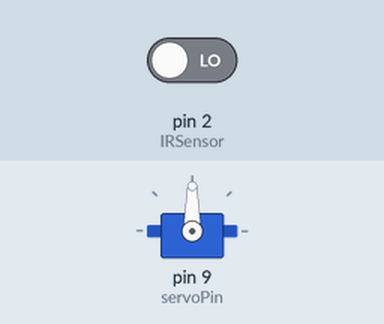
Bench run of a sketch on a simulated Arduino Uno, built with avr-gcc and run on an emulated ATmega328P. On the bench: servo. The inputs (shaded band) are chosen by the test bench; at power-on: pin 2 (IRSensor) LOW. What the sketch prints to the serial monitor is not drawn.

Above: at 1.2 s.
1.3 s: pin 2 (IRSensor) driven HIGH
At 1.45 s:
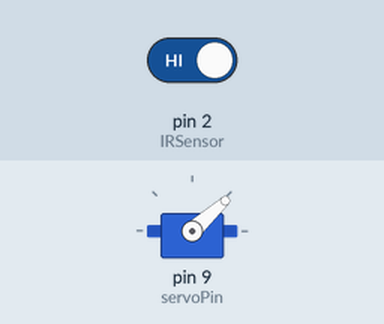
At 2.05 s:
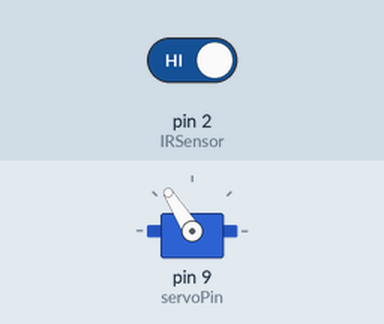
4.3 s: pin 2 (IRSensor) driven LOW
At 5.0 s:
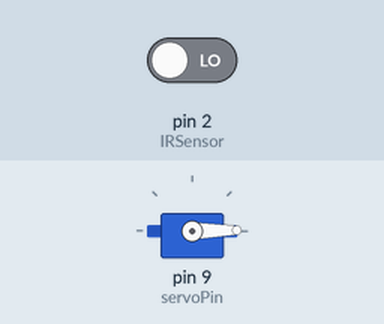
Timing chart, 0 to 7.3 s (numbered marks = the images above; inputs shaded):
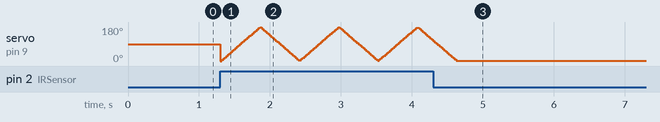

Measured:
- after the input at 4.3 s, servo on pin 9 (servoPin): goes on until 4.6 s, then stays 1°

The sketch:

part_c_code.ino.ino
```cpp
/// i have written this code..this code is not exacly similar to what was asked in the question. but i know only how a motor and an IR sensor
/// can work together. like when the IR sensor is detecting something motor is not moving otherwise it is spinning back and forth.

#include <Servo.h>

int servoPin = 9; // define the pin for the servo motor
Servo servo;
int angle = 0;  // servo's initial position in degrees
int IRSensor=2;
void setup() {
  Serial.begin(115200);
  Serial.println("Serial Working");

  pinMode(IRSensor,INPUT);
  servo.attach(servoPin);
  // put your setup code here, to run once:

}

void loop() {
  int sensorStatus=digitalRead(IRSensor);
  if (sensorStatus==1) // if no object detected (IR sensor gives high)
  {

    Serial.println("Object not detected");
    for(angle = 0; angle < 180; angle++) { // sweeps servo from 0 to 180
        servo.write(angle);
        delay(3);
    }

    // now scan back from 180 to 0 degrees
    for(angle = 180; angle > 0; angle--) { // sweeps the servo back from 180 to 0
        servo.write(angle);
        delay(3);
    }


  }
  else{ // if object detected IR sensor gives low.

    Serial.println("Object detected");

  }
  // put your main code here, to run repeatedly:

}
```
